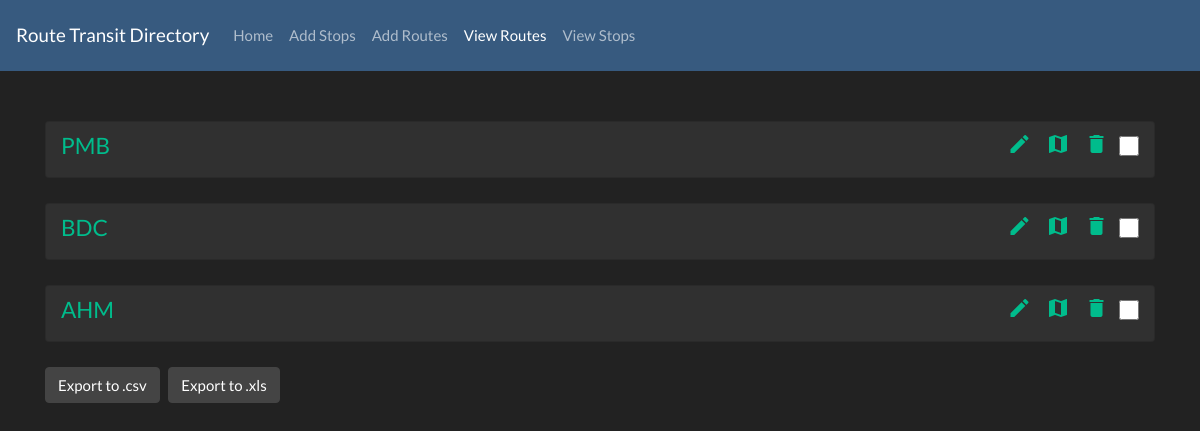
/views/, run on the app's committed database.
### RoutesAndStops/models.py (models this page shows)
class Route(models.Model):
    DIRECTION_CHOICES = [
        ("UP", "UP"),
        ("Down", "Down")
    ]
    STATUS_CHOICES = [
        ("Active", "Active"),
        ("Inactive", "Inactive")
    ]
    TYPE_CHOICES = [
        ("AC", "AC"),
        ("General", "General")
    ]
    name = models.CharField(verbose_name="Route Name", unique=True, blank=False, null=False, max_length=50)
    direction = models.CharField(verbose_name="Direction", null=False, blank=False, choices=DIRECTION_CHOICES, max_length=10)
    status = models.CharField(verbose_name="Status", null=False, blank=False, choices=STATUS_CHOICES, max_length=10)
    list_of_stops = models.TextField(verbose_name="Stops", null=False, blank=False)
    type = models.CharField(verbose_name="Type", null=False, blank=False, choices=TYPE_CHOICES, max_length=10)

### RoutesAndStops/views.py (the view)
# urls.py: 2. Add a URL to urlpatterns:  path('', views.home, name='home')
def views(request):
    try:
        context = dict()
        context['Routes'] = Facade.get_all_routes()
        return render(request, 'RoutesAndStops/Routes/views.html', context=context)
    except Exception as e:
        print(e)

### RoutesAndStops/Facade.py (called while the page is built)
    @classmethod
    def get_all_routes(cls):
        routes = Route.objects.all()
        for route in routes:
            route.list_of_stops = route.list_of_stops.split(',')
        return routes

### templates/RoutesAndStops/Routes/views.html (shortened to what this page needs)
{% extends 'base.html' %}
{% block content %}
{% load crispy_forms_tags %}
<div class="container">
    <div class="panel-group" id="accordion">
    <form action="/get_multiple_routes/" method="post">
        {% for route in Routes %}
        <div class="card" style="padding: 10px 15px 10px 15px; margin-bottom: 25px;">
            <div class="panel panel-default">
                <div class="panel-heading" style="display: flex; justify-content: space-between">
                        <div>
                            <a data-toggle="collapse" data-parent="#accordion" href="#collapse{{ route.id }}">
                                <h4 class="panel-title" >
                                    {{ route.name }}
                                </h4>
                            </a>
                        </div>
                        <div style="justify-content: space-between; display: flex">
                            <span style="margin-right: 15px">
                                <a href="/routes/{{ route.id }}"><i class="material-icons" title="Edit Route">edit</i></a>&nbsp;&nbsp;&nbsp;&nbsp;
                                <a href="/get_map/{{ route.id }}"><i class="material-icons" title="Show on Map">map</i></a>&nbsp;&nbsp;&nbsp;&nbsp;
                                <a href="/delete/{{ route.id }}"><i class="material-icons" title="Delete Route">delete</i></a>&nbsp;&nbsp;&nbsp;&nbsp;
                            </span>
                            <span style="margin-left: 4px">
                                <input type="checkbox" class="form-check-input list_of_routes" name="list_of_routes" title="Show Multiple Routes" value="{{ route.id }}" onclick="check_count()" style="width: 20px; height: 20px">
                            </span>
                        </div>
                </div>
            </div>
        </div>
        {% endfor %}
    <div  style="display: flex; justify-content: space-between">
        <div>
            <a href="{% url 'export_routes' 'csv' %}" class="btn btn-secondary">Export to .csv</a>&nbsp;&nbsp;&nbsp;<a href="{% url 'export_routes' 'xls' %}" class="btn btn-secondary">Export to .xls</a>
        </div>
    </div>
    </form>
    </div>
</div>
{% endblock %}

### data on the page
Route: name "PMB"
Route: name "BDC"
Route: name "AHM"
